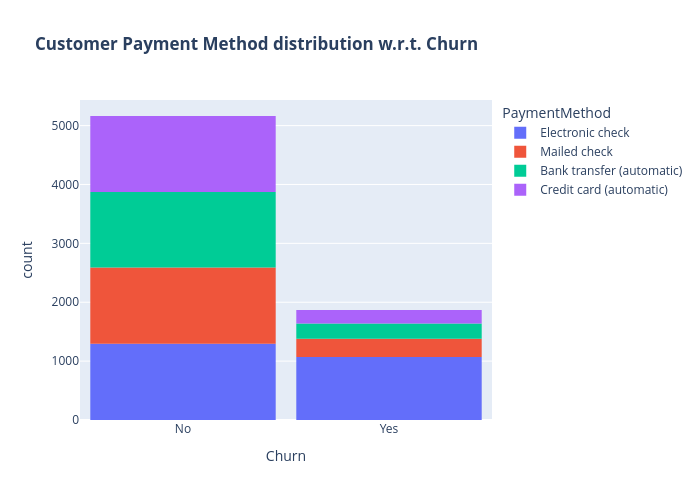

This figure's notebook cell:
### Markdown cell above
About 75% of customer with Month-to-Month Contract opted to move out as compared to 13% of customrs with One Year Contract and 3% with Two Year Contract

### Code cell
fig = px.histogram(df, x="Churn", color="PaymentMethod", title="<b>Customer Payment Method distribution w.r.t. Churn</b>")
fig.update_layout(width=700, height=500, bargap=0.1)
fig.show()

### Figure 1 — Plotly figure (JSON) as saved in the notebook; plotly's stock layout.template omitted (floating-point values rounded to 4 significant figures; data arrays with more than 128 entries replaced by an {"elided": "..."} marker saying what was removed)
{"data": [{"bingroup": "x", "hovertemplate": "PaymentMethod=Electronic check<br>Churn=%{x}<br>count=%{y}<extra></extra>", "legendgroup": "Electronic check", "marker": {"color": "#636efa", "pattern": {"shape": ""}}, "name": "Electronic check", "orientation": "v", "showlegend": true, "type": "histogram", "x": {"elided": "2365 str values"}, "xaxis": "x", "yaxis": "y"}, {"bingroup": "x", "hovertemplate": "PaymentMethod=Mailed check<br>Churn=%{x}<br>count=%{y}<extra></extra>", "legendgroup": "Mailed check", "marker": {"color": "#EF553B", "pattern": {"shape": ""}}, "name": "Mailed check", "orientation": "v", "showlegend": true, "type": "histogram", "x": {"elided": "1604 str values"}, "xaxis": "x", "yaxis": "y"}, {"bingroup": "x", "hovertemplate": "PaymentMethod=Bank transfer (automatic)<br>Churn=%{x}<br>count=%{y}<extra></extra>", "legendgroup": "Bank transfer (automatic)", "marker": {"color": "#00cc96", "pattern": {"shape": ""}}, "name": "Bank transfer (automatic)", "orientation": "v", "showlegend": true, "type": "histogram", "x": {"elided": "1542 str values"}, "xaxis": "x", "yaxis": "y"}, {"bingroup": "x", "hovertemplate": "PaymentMethod=Credit card (automatic)<br>Churn=%{x}<br>count=%{y}<extra></extra>", "legendgroup": "Credit card (automatic)", "marker": {"color": "#ab63fa", "pattern": {"shape": ""}}, "name": "Credit card (automatic)", "orientation": "v", "showlegend": true, "type": "histogram", "x": {"elided": "1521 str values"}, "xaxis": "x", "yaxis": "y"}], "layout": {"bargap": 0.1, "barmode": "relative", "height": 500, "legend": {"title": {"text": "PaymentMethod"}, "tracegroupgap": 0}, "title": {"text": "<b>Customer Payment Method distribution w.r.t. Churn</b>"}, "width": 700, "xaxis": {"anchor": "y", "domain": [0, 1], "title": {"text": "Churn"}}, "yaxis": {"anchor": "x", "domain": [0, 1], "title": {"text": "count"}}}}
